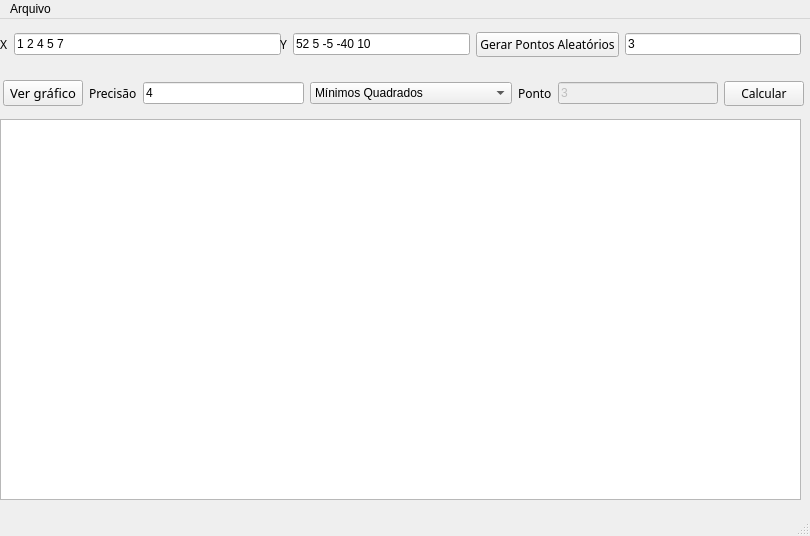
<?xml version="1.0" encoding="UTF-8"?>
<ui version="4.0">
 <class>interpolacaoPrincipal</class>
 <widget class="QMainWindow" name="interpolacaoPrincipal">
  <property name="geometry">
   <rect>
    <x>0</x>
    <y>0</y>
    <width>810</width>
    <height>536</height>
   </rect>
  </property>
  <property name="windowTitle">
   <string>Interpolação</string>
  </property>
  <widget class="QWidget" name="centralwidget">
   <widget class="QWidget" name="horizontalLayoutWidget">
    <property name="geometry">
     <rect>
      <x>0</x>
      <y>0</y>
      <width>281</width>
      <height>51</height>
     </rect>
    </property>
    <layout class="QHBoxLayout" name="horizontalLayout">
     <item>
      <widget class="QLabel" name="label">
       <property name="font">
        <font>
         <family>Arial Black</family>
        </font>
       </property>
       <property name="text">
        <string>X</string>
       </property>
      </widget>
     </item>
     <item>
      <widget class="QLineEdit" name="txtX">
       <property name="toolTip">
        <string>Valores de X separados por espaço</string>
       </property>
       <property name="text">
        <string>1 2 4 5 7</string>
       </property>
      </widget>
     </item>
    </layout>
   </widget>
   <widget class="QWidget" name="horizontalLayoutWidget_2">
    <property name="geometry">
     <rect>
      <x>280</x>
      <y>0</y>
      <width>521</width>
      <height>51</height>
     </rect>
    </property>
    <layout class="QHBoxLayout" name="horizontalLayout_2">
     <item>
      <widget class="QLabel" name="label_2">
       <property name="font">
        <font>
         <family>Arial Black</family>
        </font>
       </property>
       <property name="text">
        <string>Y</string>
       </property>
      </widget>
     </item>
     <item>
      <widget class="QLineEdit" name="txtY">
       <property name="toolTip">
        <string>Valores de Y separados por espaço</string>
       </property>
       <property name="text">
        <string>52 5 -5 -40 10</string>
       </property>
      </widget>
     </item>
     <item>
      <widget class="QPushButton" name="btnAleatorios">
       <property name="font">
        <font>
         <family>Arial Black</family>
        </font>
       </property>
       <property name="text">
        <string>Gerar Pontos Aleatórios</string>
       </property>
      </widget>
     </item>
     <item>
      <widget class="QLineEdit" name="txtQuantidade">
       <property name="text">
        <string>3</string>
       </property>
      </widget>
     </item>
    </layout>
   </widget>
   <widget class="QWidget" name="horizontalLayoutWidget_3">
    <property name="geometry">
     <rect>
      <x>3</x>
      <y>49</y>
      <width>801</width>
      <height>51</height>
     </rect>
    </property>
    <layout class="QHBoxLayout" name="horizontalLayout_3">
     <item>
      <widget class="QPushButton" name="btnGrafico">
       <property name="font">
        <font>
         <family>Arial Black</family>
         <pointsize>10</pointsize>
        </font>
       </property>
       <property name="text">
        <string>Ver gráfico</string>
       </property>
      </widget>
     </item>
     <item>
      <widget class="QLabel" name="label_3">
       <property name="font">
        <font>
         <family>Arial Black</family>
        </font>
       </property>
       <property name="text">
        <string>Precisão</string>
       </property>
      </widget>
     </item>
     <item>
      <widget class="QLineEdit" name="txtPrecisao">
       <property name="toolTip">
        <string>Número de casas decimais</string>
       </property>
       <property name="text">
        <string>4</string>
       </property>
      </widget>
     </item>
     <item>
      <widget class="QComboBox" name="cmbMetodo">
       <item>
        <property name="text">
         <string>Mínimos Quadrados</string>
        </property>
       </item>
       <item>
        <property name="text">
         <string>Splines Lineares</string>
        </property>
       </item>
       <item>
        <property name="text">
         <string>Interpolação de Lagrange</string>
        </property>
       </item>
       <item>
        <property name="text">
         <string>Diferenças divididas de Newton</string>
        </property>
       </item>
      </widget>
     </item>
     <item>
      <widget class="QLabel" name="label_4">
       <property name="font">
        <font>
         <family>Arial Black</family>
        </font>
       </property>
       <property name="text">
        <string>Ponto</string>
       </property>
      </widget>
     </item>
     <item>
      <widget class="QLineEdit" name="txtPonto">
       <property name="enabled">
        <bool>false</bool>
       </property>
       <property name="toolTip">
        <string>Ponto a ser interpolado</string>
       </property>
       <property name="text">
        <string>3</string>
       </property>
      </widget>
     </item>
     <item>
      <widget class="QPushButton" name="btnCalcular">
       <property name="font">
        <font>
         <family>Arial Black</family>
        </font>
       </property>
       <property name="text">
        <string>Calcular</string>
       </property>
      </widget>
     </item>
    </layout>
   </widget>
   <widget class="QWidget" name="verticalLayoutWidget">
    <property name="geometry">
     <rect>
      <x>0</x>
      <y>100</y>
      <width>801</width>
      <height>381</height>
     </rect>
    </property>
    <layout class="QVBoxLayout" name="verticalLayout">
     <item>
      <widget class="QTextEdit" name="txtResultado">
       <property name="font">
        <font>
         <family>Abyssinica SIL</family>
         <pointsize>14</pointsize>
        </font>
       </property>
      </widget>
     </item>
    </layout>
   </widget>
  </widget>
  <widget class="QMenuBar" name="menubar">
   <property name="geometry">
    <rect>
     <x>0</x>
     <y>0</y>
     <width>810</width>
     <height>27</height>
    </rect>
   </property>
   <widget class="QMenu" name="menuArquivo">
    <property name="title">
     <string>Arquivo</string>
    </property>
    <addaction name="actionSalvarComo"/>
   </widget>
   <addaction name="menuArquivo"/>
  </widget>
  <widget class="QStatusBar" name="statusbar"/>
  <action name="actionSalvarComo">
   <property name="text">
    <string>Salvar Como</string>
   </property>
  </action>
 </widget>
 <resources/>
 <connections/>
</ui>
